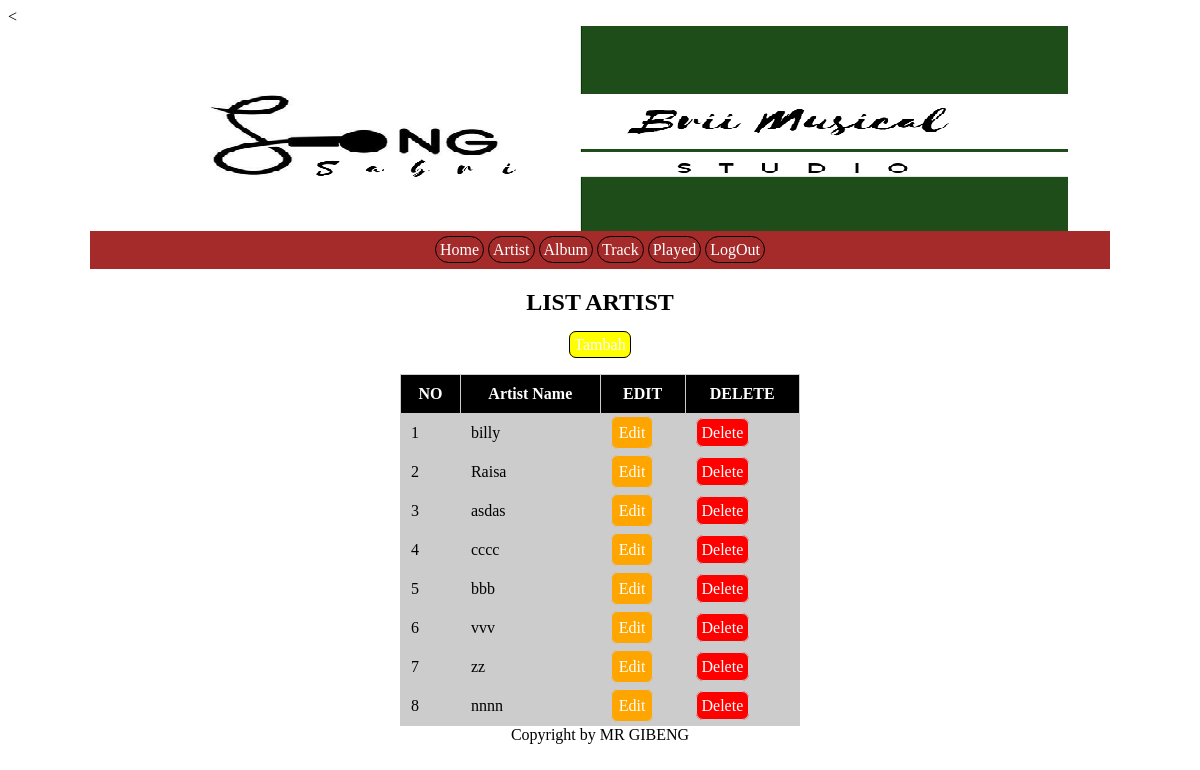
Page /artist_tampil.php on the committed database.
### tables this page shows
CREATE TABLE `tb_artist` (
  `artist_id` smallint(5) NOT NULL,
  `artist_name` char(128) DEFAULT NULL
);

### app/Artist.php (called while the page is built, shortened)
<?php
include_once("Controller.php");
class Artist extends Controller
{
	public function __construct()
	{
		$this->db = new Controller();
		$this->db = $this->db->dbConnect();
	}
	public function tampil()
	{
		$sql = "SELECT * FROM tb_artist";
		$stmt = $this->db->prepare($sql);
		$stmt->execute();
		$data = [];
		while ($row = $stmt->fetch()) {
			$data[] = $row;
		}
		return $data;
	}
}

### app/Controller.php (called while the page is built, shortened)
<?php
class Controller
{
	public function dbConnect()
	{
		return new PDO("mysql:host=localhost;dbname=data", "root", "");
	}
}

### artist_tampil.php (the view)
<link rel="stylesheet" type="text/css" href="layout/assets/css/style.css">
< <?php
	include "app/Artist.php";
	$artis = new Artist();
	$rows = $artis->tampil();
	?> <body>
	<div class="container">
		<div class="header">
			<center><img src="layout/assets/image/Header.png"></center>
		</div>
		<center>
			<div class="menu">
				<a href="index.php">Home</a>
				<a href="artist_tampil.php">Artist</a>
				<a href="album_tampil.php">Album</a>
				<a href="track_tampil.php">Track</a>
				<a href="played_tampil.php">Played</a>
				<a href="logout.php">LogOut</a>
			</div>
		</center>
		<center>
			<h2>LIST ARTIST</h2>
		</center>
		<center><a class="tambah" href="artist_input.php">Tambah</a></center>
		<div class="main">
			<table>
				<table width="400px" border="2" cellpadding="10" cellspacing="10" bgcolor="#DCFFFB" align="center">
					<tr>
						<th>NO</th>
						<th>Artist Name</th>
						<th>EDIT</th>
						<th>DELETE</th>
					</tr>
					<?php foreach ($rows as $row) { ?>
						<tr>
							<td><?php echo $row['artist_id']; ?></td>
							<td><?php echo $row['artist_name']; ?></td>
							<td><a class="edit" href="artist_edit.php?id=<?php echo $row['artist_id']; ?>">Edit</a></td>
							<td><a onclick="return confirm('Are You Sure')" class="delete" href="artist_proses.php?delete-id=<?php echo $row['artist_id']; ?>">Delete</a></td>
						</tr>
					<?php } ?>
				</table>
		</div>
		<div class="footer">
			<center>Copyright by MR GIBENG</center>
		</div>
	</div>
	</body>

### layout/assets/css/style.css (style rules this page uses)
.container { width: 1020px; margin: auto; }
.header { margin-bottom: 0px; }
.menu { padding : 10px; background: blue; color: #fff; text-decoration: none; background-color: brown; }
.menu a { color: white; border: 1px solid #000; padding: 4px; text-decoration: none; border-radius: 19px; }
.tambah { border: 1px solid #000; padding: 4px; text-decoration: none; border-radius: 7px; background-color: yellow; color: white; }
table { margin-top: 10px; }
table a { border: 1px solid #ccc; padding: 10px; background-color: red; color: #fff; margin-top: 10px; }
table tr { border: 1px solid #ccc; padding: 10px; background-color: #19B5FE; color: #DCDCDC; }
table { border: 1px solid #ccc; border-collapse: collapse; }
.edit { text-decoration: none; padding: 7px; border-radius: 7px; background-color: orange; }
.delete { text-decoration: none; padding: 5px; border-radius: 7px; background-color: red; }
table th { border: 1px solid #ccc; padding: 10px; background-color: black; color: #fff; }
table td { border: 1px solid #ccc; padding: 10px; background-color: #ccc; color: black; }

### rows in the picture
tb_artist: artist_id "1", artist_name "billy"
tb_artist: artist_id "2", artist_name "Raisa"
tb_artist: artist_id "3", artist_name "asdas"
tb_artist: artist_id "4", artist_name "cccc"
tb_artist: artist_id "5", artist_name "bbb"
tb_artist: artist_id "6", artist_name "vvv"
tb_artist: artist_id "7", artist_name "zz"
tb_artist: artist_id "8", artist_name "nnnn"
